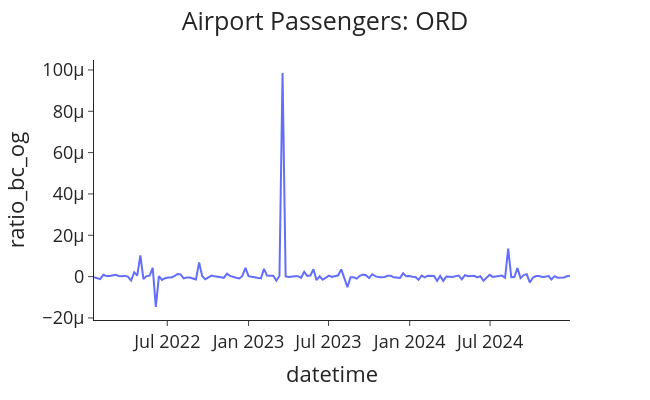

Write notebook code for a chart like this one.
### Code cell
data_proc['diff_bc_og'] = data_proc['total_passenger_throughput'] - data_proc["passenger_diff"]
data_proc['ratio_bc_og'] = data_proc['total_passenger_throughput']/data_proc["passenger_diff"]


plot_passenger_volumes(df=data_proc,x='datetime', y='ratio_bc_og',airport=airport)

### Figure 1 — Plotly figure (JSON) as saved in the notebook; plotly's stock layout.template omitted (floating-point values rounded to 4 significant figures; data arrays with more than 128 entries replaced by an {"elided": "..."} marker saying what was removed)
{"data": [{"hovertemplate": "datetime=%{x}<br>ratio_bc_og=%{y}<extra></extra>", "legendgroup": "", "line": {"color": "#636efa", "dash": "solid"}, "marker": {"symbol": "circle"}, "mode": "lines", "name": "", "orientation": "v", "showlegend": false, "type": "scatter", "x": {"elided": "155 str values"}, "xaxis": "x", "y": {"elided": "155 float values"}, "yaxis": "y"}], "layout": {"font": {"size": 18}, "height": 400, "legend": {"tracegroupgap": 0}, "margin": {"t": 60}, "title": {"text": "Airport Passengers: ORD", "x": 0.5}, "width": 650, "xaxis": {"anchor": "y", "domain": [0, 1], "title": {"text": "datetime"}}, "yaxis": {"anchor": "x", "domain": [0, 1], "title": {"text": "ratio_bc_og"}}}}
